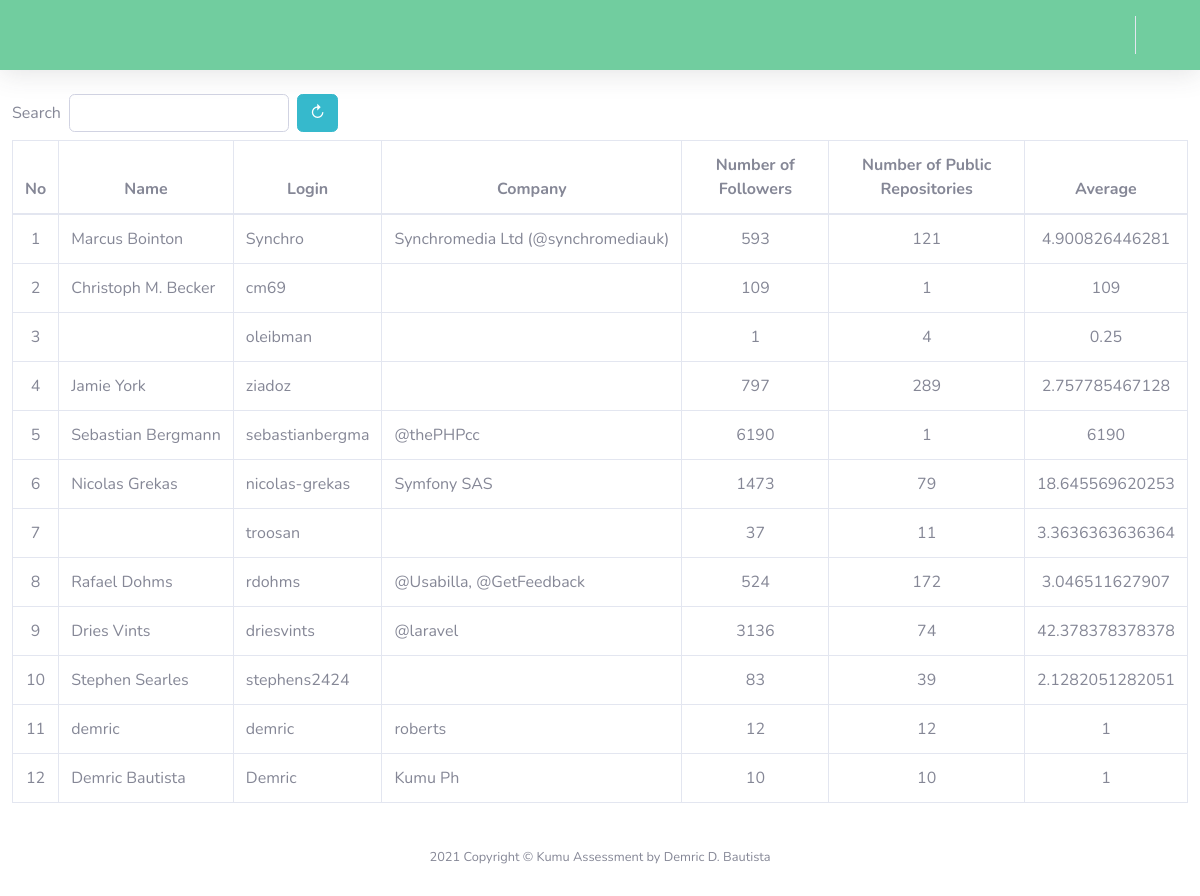
Screenshot of /welcome.php with the database file from the repository.
### tables this page shows
CREATE TABLE `username_list` (
  `id` int(11) NOT NULL,
  `name` varchar(50) NOT NULL,
  `password` varchar(255) NOT NULL,
  `login` varchar(15) NOT NULL,
  `company` varchar(50) NOT NULL,
  `number_of_followers` int(2) NOT NULL,
  `number_of_public_repositories` int(2) NOT NULL
);

### welcome.php (the view, shortened to what this page needs)
<?php
include 'config.php';
$search = "";
?>
<!DOCTYPE html>
<html lang="en">
<head>
	<link href="vendor/fontawesome-free/css/all.min.css" rel="stylesheet" type="text/css">
	<link href="css/sb-admin-2.css" rel="stylesheet">
	<link href="css/small_table.css" rel="stylesheet">
	<link href="css/custom.css" rel="stylesheet">
</head>
<body>
	<?php include 'header.php'; ?>
	<div class="container-fluid">
		<div class="row">
			<div class="col-xs-3">
				<form method="post" action="<?php echo htmlspecialchars($_SERVER["PHP_SELF"]);?>" class="form-inline">
				  <div class="form-group mb-2">
				    <label for="searchii"> Search </label>
				    <input type="text" name="search" class="form-control ml-2" id="searchii" value="<?php echo $search; ?>">
				  </div>
				  <a href="welcome.php" class="btn btn-info ml-2 mb-2" role="button"> ↻ </a>
				</form>
			</div>
			<table class="table table-bordered">
				<thead style="text-align: center">
					<tr>
						<th> No </th>
						<th> Name </th>
						<th> Login </th>
						<th> Company </th>
						<th> Number of Followers </th>
						<th> Number of Public Repositories </th>
						<th> Average </th>
					</tr>
				</thead>
				<tbody>
					<?php
						if (isset($_POST['searchuu'])) {
							$search = mysqli_real_escape_string($connection, $_POST['search']);
							$sql = mysqli_query($connection, "SELECT name, login, company, number_of_followers, number_of_public_repositories FROM username_list WHERE name LIKE '%$search%' ");
						} else {
							$sql = mysqli_query($connection, "SELECT name, login, company, number_of_followers, number_of_public_repositories FROM username_list");
						}
						$no = 0;
						while ($row = mysqli_fetch_assoc($sql)) {
							$no++;
							$name 													= mysqli_real_escape_string($connection, $row['name']);
							$login 													= mysqli_real_escape_string($connection, $row['login']);
							$company 												= mysqli_real_escape_string($connection, $row['company']);
							$number_of_followers 						= mysqli_real_escape_string($connection, $row['number_of_followers']);
							$number_of_public_repositories 	= mysqli_real_escape_string($connection, $row['number_of_public_repositories']);
							$average 												= ($number_of_followers / $number_of_public_repositories) * 1;
							echo "
								<tr>
									<td class='td_center'> $no </td>
									<td> $name </td>
									<td> $login </td>
									<td> $company </td>
									<td class='td_center'> $number_of_followers </td>
									<td class='td_center'> $number_of_public_repositories </td>
									<td class='td_center'> $average </td>
								</tr>
							";
						}
					?>
				</tbody>
			</table>
		</div>
	</div>
	<?php include ('footer.php'); ?>
</body>
</html>

### header.php (shortened to what this page needs)
<nav style="background-color: #71CD9F" class="navbar navbar-expand navbar-dark topbar mb-4 static-top shadow">
	<ul class="navbar-nav ml-auto">
		<li class="nav-item dropdown no-arrow mx-1">
			<a class="nav-link dropdown-toggle" href="#" id="userDropdown" role="button"
			data-toggle="dropdown" aria-haspopup="true" aria-expanded="false">
			</a>
		</li>
		<li class="nav-item dropdown no-arrow">
			<a class="nav-link dropdown-toggle" href="#" id="userDropdown" role="button"
				data-toggle="dropdown" aria-haspopup="true" aria-expanded="false">
			</a>
		</li>
	</ul>
</nav>

### footer.php
<footer class="sticky-footer bg-white">
	<div class="container my-auto">
		<div class="copyright text-center my-auto">
			<span> 2021 Copyright &copy; Kumu Assessment by Demric D. Bautista </span>
		</div>
	</div>
</footer>

### css/small_table.css (style rules this page uses)
#dtdorizontalVerticalExample td, td { white-space: nowrap; }

### css/custom.css (style rules this page uses)
.td_center { text-align: center; }

### rows the page displays
username_list: name "Marcus Bointon", login "Synchro", company "Synchromedia Ltd (@synchromediauk)", number_of_followers "593", number_of_public_repositories "121", average "4.900826446281"
username_list: name "Christoph M. Becker", login "cm69", number_of_followers "109", number_of_public_repositories "1"
username_list: login "oleibman", number_of_followers "1", number_of_public_repositories "4", average "0.25"
username_list: name "Jamie York", login "ziadoz", number_of_followers "797", number_of_public_repositories "289", average "2.757785467128"
username_list: name "Sebastian Bergmann", login "sebastianbergma", company "@thePHPcc", number_of_followers "6190", number_of_public_repositories "1"
username_list: name "Nicolas Grekas", login "nicolas-grekas", company "Symfony SAS", number_of_followers "1473", number_of_public_repositories "79", average "18.645569620253"
username_list: login "troosan", number_of_followers "37", number_of_public_repositories "11", average "3.3636363636364"
username_list: name "Rafael Dohms", login "rdohms", company "@Usabilla, @GetFeedback", number_of_followers "524", number_of_public_repositories "172", average "3.046511627907"
username_list: name "Dries Vints", login "driesvints", company "@laravel", number_of_followers "3136", number_of_public_repositories "74", average "42.378378378378"
username_list: name "Stephen Searles", login "stephens2424", number_of_followers "83", number_of_public_repositories "39", average "2.1282051282051"
username_list: name "demric", login "demric", company "roberts", number_of_followers "12", number_of_public_repositories "12", average "1"
username_list: name "Demric Bautista", login "Demric", company "Kumu Ph", number_of_followers "10", number_of_public_repositories "10", average "1"
